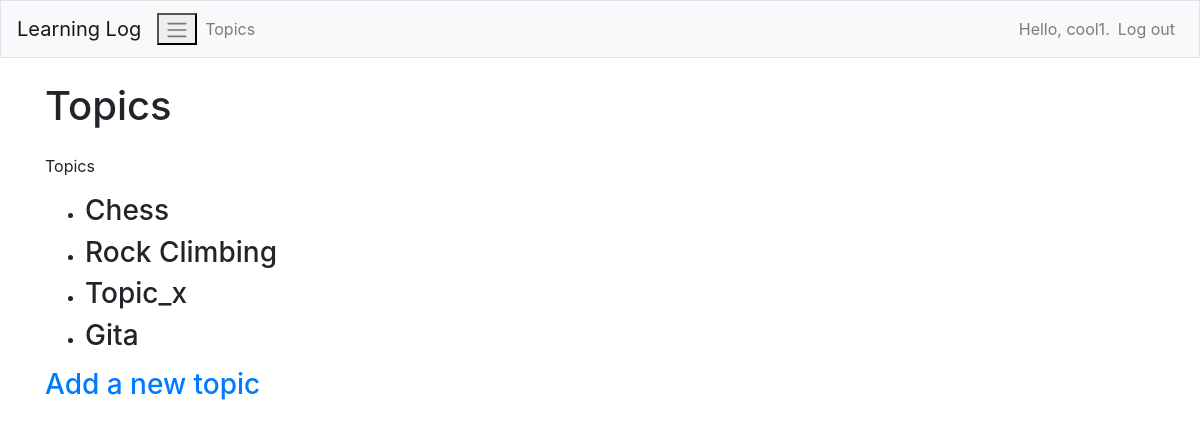
Screenshot of /topics/ (signed in) with the database file from the repository.
### learning_logs/models.py (models this page shows)
class Topic(models.Model):
    text = models.CharField(max_length=200)
    date_added = models.DateTimeField(auto_now_add=True)
    owner = models.ForeignKey(User, on_delete=models.CASCADE)
    def __str__(self) -> str:
        return self.text

### learning_logs/views.py (the view)
# urls.py: path('topics/', views.topics, name='topics'),
@login_required
def topics(request):
    topics = Topic.objects.filter(owner=request.user).order_by('date_added')
    topics = Topic.objects.order_by('date_added')
    context = {'topics':topics}
    return render (request, 'learning_logs/topics.html', context)

### learning_logs/templates/learning_logs/topics.html
{% extends "learning_logs/base.html" %}
{% block page_header %}
    <h1>Topics</h1>
{% endblock page_header %}
{% block content %}
    <p>Topics</p>
    <ul>
        {% for topic in topics %}
            <li><h3>
                <a href="{% url 'learning_logs:topic' topic.id %}"></a>{{ topic }}
            </h3></li>
        {% empty %}
            <li><h3>No topics have been added yet.</h3></li>
        {% endfor %}
    </ul>
    <h3><a href="{% url 'learning_logs:new_topic' %}">Add a new topic</a></h3>
{% endblock content %}

### learning_logs/templates/learning_logs/base.html (shortened to what this page needs)
{% load bootstrap4 %}
<!doctype html>
<html lang="en">
<head>
    {% bootstrap_css %}
</head>
<body>
    <nav class="navbar navbar-expand-md navbar-light bg-light mb-4 border">
        <a class="navbar-brand" href="{% url 'learning_logs:index' %}">Learning Log</a>
        <button class="navabr-toggler" type="button" data-toggle="collapse" data-target="#navbarCollapse"
        aria-controls="navbarCollapse" aria-expanded="false" aria-label="Toggle navigation"><span class="navbar-toggler-icon"></span></button>
        <div class="collapse navbar-collapse" id="navabarCollapse">
            <ul class="navbar-nav mr-auto">
                <li class="nav-item">
                    <a class="nav-link" href="{% url 'learning_logs:topics' %}">
                        Topics
                    </a>
                </li>
            </ul>
            <ul class="navbar-nav ml-auto">
                {% if user.is_authenticated %}
                    <li class="nav-item">
                        <span class="navbar-text"}">Hello, {{ user.username }}.</span>
                    </li>
                    <li class="nav-item">
                        <a class="nav-link" href="{% url 'users:logout' %}">Log out</a>
                    </li>
                {% endif %}
            </ul>
        </div>
    </nav>
    <main role="main" class="container">
        <div class="pb-2 mb-2 boarder-bottom">
            {% block page_header %}{% endblock page_header %}
        </div>
            {% block content %}{% endblock content %}
    </main>
</body>
</html>

### rows the page displays
Topic: text "Chess"
Topic: text "Rock Climbing"
Topic: text "Topic_x"
Topic: text "Gita"

### other values shown
{{ user.username }} "cool1"
